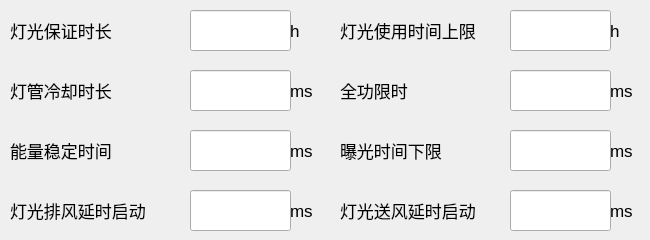
   <widget class="QWidget" name="page_lightset">
    <widget class="QLineEdit" name="lineEdit_light_energystabletime">
     <property name="geometry">
      <rect>
       <x>190</x>
       <y>130</y>
       <width>101</width>
       <height>41</height>
      </rect>
     </property>
    </widget>
    <widget class="QLabel" name="label_light_triglelimittime">
     <property name="geometry">
      <rect>
       <x>340</x>
       <y>130</y>
       <width>131</width>
       <height>41</height>
      </rect>
     </property>
     <property name="font">
      <font>
       <pointsize>13</pointsize>
      </font>
     </property>
     <property name="text">
      <string>曝光时间下限</string>
     </property>
    </widget>
    <widget class="QLabel" name="label_light_energystabletime">
     <property name="geometry">
      <rect>
       <x>10</x>
       <y>130</y>
       <width>171</width>
       <height>41</height>
      </rect>
     </property>
     <property name="font">
      <font>
       <pointsize>13</pointsize>
      </font>
     </property>
     <property name="text">
      <string>能量稳定时间</string>
     </property>
    </widget>
    <widget class="QLabel" name="label_light_windindelay">
     <property name="geometry">
      <rect>
       <x>340</x>
       <y>190</y>
       <width>141</width>
       <height>41</height>
      </rect>
     </property>
     <property name="font">
      <font>
       <pointsize>13</pointsize>
      </font>
     </property>
     <property name="text">
      <string>灯光送风延时启动</string>
     </property>
    </widget>
    <widget class="QLineEdit" name="lineEdit_light_triglelimittime">
     <property name="geometry">
      <rect>
       <x>510</x>
       <y>130</y>
       <width>101</width>
       <height>41</height>
      </rect>
     </property>
    </widget>
    <widget class="QLabel" name="label_light_cooltime">
     <property name="geometry">
      <rect>
       <x>10</x>
       <y>70</y>
       <width>161</width>
       <height>41</height>
      </rect>
     </property>
     <property name="font">
      <font>
       <pointsize>13</pointsize>
      </font>
     </property>
     <property name="text">
      <string>灯管冷却时长</string>
     </property>
    </widget>
    <widget class="QLabel" name="label_light_triglelimittimems">
     <property name="geometry">
      <rect>
       <x>610</x>
       <y>130</y>
       <width>31</width>
       <height>41</height>
      </rect>
     </property>
     <property name="font">
      <font>
       <pointsize>13</pointsize>
      </font>
     </property>
     <property name="text">
      <string>ms</string>
     </property>
    </widget>
    <widget class="QLabel" name="label_light_usetimelimitunit">
     <property name="geometry">
      <rect>
       <x>610</x>
       <y>10</y>
       <width>31</width>
       <height>41</height>
      </rect>
     </property>
     <property name="font">
      <font>
       <pointsize>13</pointsize>
      </font>
     </property>
     <property name="text">
      <string>h</string>
     </property>
    </widget>
    <widget class="QLabel" name="label_light_windoutdelay">
     <property name="geometry">
      <rect>
       <x>10</x>
       <y>190</y>
       <width>141</width>
       <height>41</height>
      </rect>
     </property>
     <property name="font">
      <font>
       <pointsize>13</pointsize>
      </font>
     </property>
     <property name="text">
      <string>灯光排风延时启动</string>
     </property>
    </widget>
    <widget class="QLabel" name="label_light_fulllimittime">
     <property name="geometry">
      <rect>
       <x>340</x>
       <y>70</y>
       <width>141</width>
       <height>41</height>
      </rect>
     </property>
     <property name="font">
      <font>
       <pointsize>13</pointsize>
      </font>
     </property>
     <property name="text">
      <string>全功限时</string>
     </property>
    </widget>
    <widget class="QLineEdit" name="lineEdit_light_windoutdelay">
     <property name="geometry">
      <rect>
       <x>190</x>
       <y>190</y>
       <width>101</width>
       <height>41</height>
      </rect>
     </property>
    </widget>
    <widget class="QLabel" name="label_light_promisetime">
     <property name="geometry">
      <rect>
       <x>10</x>
       <y>10</y>
       <width>141</width>
       <height>41</height>
      </rect>
     </property>
     <property name="font">
      <font>
       <pointsize>13</pointsize>
      </font>
     </property>
     <property name="text">
      <string>灯光保证时长</string>
     </property>
    </widget>
    <widget class="QLineEdit" name="lineEdit_light_cooltime">
     <property name="geometry">
      <rect>
       <x>190</x>
       <y>70</y>
       <width>101</width>
       <height>41</height>
      </rect>
     </property>
    </widget>
    <widget class="QLineEdit" name="lineEdit_light_usetimelimit">
     <property name="geometry">
      <rect>
       <x>510</x>
       <y>10</y>
       <width>101</width>
       <height>41</height>
      </rect>
     </property>
    </widget>
    <widget class="QLabel" name="label_light_fulllimittimeunit">
     <property name="geometry">
      <rect>
       <x>610</x>
       <y>70</y>
       <width>31</width>
       <height>41</height>
      </rect>
     </property>
     <property name="font">
      <font>
       <pointsize>13</pointsize>
      </font>
     </property>
     <property name="text">
      <string>ms </string>
     </property>
    </widget>
    <widget class="QLineEdit" name="lineEdit_light_windindelay">
     <property name="geometry">
      <rect>
       <x>510</x>
       <y>190</y>
       <width>101</width>
       <height>41</height>
      </rect>
     </property>
    </widget>
    <widget class="QLabel" name="label_light_promisetimeunit">
     <property name="geometry">
      <rect>
       <x>290</x>
       <y>10</y>
       <width>31</width>
       <height>41</height>
      </rect>
     </property>
     <property name="font">
      <font>
       <pointsize>13</pointsize>
      </font>
     </property>
     <property name="text">
      <string>h</string>
     </property>
    </widget>
    <widget class="QLabel" name="label_light_usetimelimit">
     <property name="geometry">
      <rect>
       <x>340</x>
       <y>10</y>
       <width>141</width>
       <height>41</height>
      </rect>
     </property>
     <property name="font">
      <font>
       <pointsize>13</pointsize>
      </font>
     </property>
     <property name="text">
      <string>灯光使用时间上限</string>
     </property>
    </widget>
    <widget class="QLineEdit" name="lineEdit_light_promisetime">
     <property name="geometry">
      <rect>
       <x>190</x>
       <y>10</y>
       <width>101</width>
       <height>41</height>
      </rect>
     </property>
    </widget>
    <widget class="QLabel" name="label_light_cooltimeunit">
     <property name="geometry">
      <rect>
       <x>290</x>
       <y>70</y>
       <width>31</width>
       <height>41</height>
      </rect>
     </property>
     <property name="font">
      <font>
       <pointsize>13</pointsize>
      </font>
     </property>
     <property name="text">
      <string>ms </string>
     </property>
    </widget>
    <widget class="QLineEdit" name="lineEdit_light_fulllimittime">
     <property name="geometry">
      <rect>
       <x>510</x>
       <y>70</y>
       <width>101</width>
       <height>41</height>
      </rect>
     </property>
    </widget>
    <widget class="QLabel" name="label_light_windoutdelayms">
     <property name="geometry">
      <rect>
       <x>290</x>
       <y>190</y>
       <width>31</width>
       <height>41</height>
      </rect>
     </property>
     <property name="font">
      <font>
       <pointsize>13</pointsize>
      </font>
     </property>
     <property name="text">
      <string>ms</string>
     </property>
    </widget>
    <widget class="QLabel" name="label_light_energystabletimems">
     <property name="geometry">
      <rect>
       <x>290</x>
       <y>130</y>
       <width>31</width>
       <height>41</height>
      </rect>
     </property>
     <property name="font">
      <font>
       <pointsize>13</pointsize>
      </font>
     </property>
     <property name="text">
      <string>ms</string>
     </property>
    </widget>
    <widget class="QLabel" name="label_light_windindelayms">
     <property name="geometry">
      <rect>
       <x>610</x>
       <y>190</y>
       <width>31</width>
       <height>41</height>
      </rect>
     </property>
     <property name="font">
      <font>
       <pointsize>13</pointsize>
      </font>
     </property>
     <property name="text">
      <string>ms</string>
     </property>
    </widget>
   </widget>
